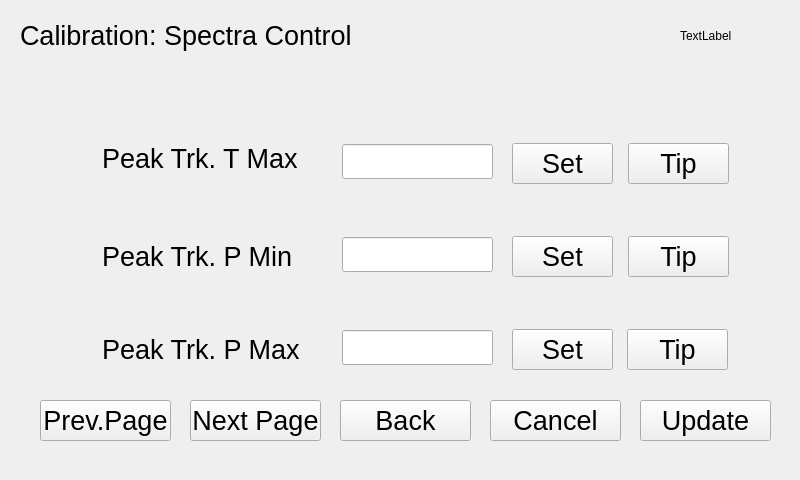
<?xml version="1.0" encoding="UTF-8"?>
<ui version="4.0">
 <class>spectrumSelfRegulateDlg3</class>
 <widget class="QWidget" name="spectrumSelfRegulateDlg3">
  <property name="geometry">
   <rect>
    <x>0</x>
    <y>0</y>
    <width>800</width>
    <height>480</height>
   </rect>
  </property>
  <property name="windowTitle">
   <string>Form</string>
  </property>
  <widget class="QLabel" name="label">
   <property name="geometry">
    <rect>
     <x>20</x>
     <y>10</y>
     <width>381</width>
     <height>51</height>
    </rect>
   </property>
   <property name="text">
    <string>&lt;html&gt;&lt;head/&gt;&lt;body&gt;&lt;p&gt;&lt;span style=&quot; font-size:20pt;&quot;&gt;Calibration:  Spectra Control&lt;/span&gt;&lt;/p&gt;&lt;/body&gt;&lt;/html&gt;</string>
   </property>
  </widget>
  <widget class="QLabel" name="label_2">
   <property name="geometry">
    <rect>
     <x>102</x>
     <y>133</y>
     <width>201</width>
     <height>51</height>
    </rect>
   </property>
   <property name="text">
    <string>&lt;html&gt;&lt;head/&gt;&lt;body&gt;&lt;p&gt;&lt;span style=&quot; font-size:20pt;&quot;&gt;Peak Trk. T Max&lt;/span&gt;&lt;/p&gt;&lt;/body&gt;&lt;/html&gt;</string>
   </property>
  </widget>
  <widget class="QLabel" name="label_3">
   <property name="geometry">
    <rect>
     <x>102</x>
     <y>236</y>
     <width>211</width>
     <height>41</height>
    </rect>
   </property>
   <property name="text">
    <string>&lt;html&gt;&lt;head/&gt;&lt;body&gt;&lt;p&gt;&lt;span style=&quot; font-size:20pt;&quot;&gt;Peak Trk. P Min&lt;/span&gt;&lt;/p&gt;&lt;/body&gt;&lt;/html&gt;</string>
   </property>
  </widget>
  <widget class="QLabel" name="label_4">
   <property name="geometry">
    <rect>
     <x>102</x>
     <y>329</y>
     <width>260</width>
     <height>41</height>
    </rect>
   </property>
   <property name="text">
    <string>&lt;html&gt;&lt;head/&gt;&lt;body&gt;&lt;p&gt;&lt;span style=&quot; font-size:20pt;&quot;&gt;Peak Trk. P Max&lt;/span&gt;&lt;/p&gt;&lt;/body&gt;&lt;/html&gt;</string>
   </property>
  </widget>
  <widget class="QLineEdit" name="PkTrkTHigh_lineEdit">
   <property name="geometry">
    <rect>
     <x>342</x>
     <y>144</y>
     <width>151</width>
     <height>35</height>
    </rect>
   </property>
   <property name="font">
    <font>
     <pointsize>20</pointsize>
    </font>
   </property>
  </widget>
  <widget class="QLineEdit" name="PkTrkPLow_lineEdit">
   <property name="geometry">
    <rect>
     <x>342</x>
     <y>237</y>
     <width>151</width>
     <height>35</height>
    </rect>
   </property>
   <property name="font">
    <font>
     <pointsize>20</pointsize>
    </font>
   </property>
  </widget>
  <widget class="QLineEdit" name="PkTrkPHigh_lineEdit">
   <property name="geometry">
    <rect>
     <x>342</x>
     <y>330</y>
     <width>151</width>
     <height>35</height>
    </rect>
   </property>
   <property name="font">
    <font>
     <pointsize>20</pointsize>
    </font>
   </property>
  </widget>
  <widget class="QPushButton" name="findpeakmaximumtreperatureTip">
   <property name="geometry">
    <rect>
     <x>628</x>
     <y>143</y>
     <width>101</width>
     <height>41</height>
    </rect>
   </property>
   <property name="font">
    <font>
     <pointsize>20</pointsize>
    </font>
   </property>
   <property name="text">
    <string>Tip</string>
   </property>
  </widget>
  <widget class="QPushButton" name="findpeakminimumpressureTip">
   <property name="geometry">
    <rect>
     <x>628</x>
     <y>236</y>
     <width>101</width>
     <height>41</height>
    </rect>
   </property>
   <property name="font">
    <font>
     <pointsize>20</pointsize>
    </font>
   </property>
   <property name="text">
    <string>Tip</string>
   </property>
  </widget>
  <widget class="QPushButton" name="findpeakmaximumpressureTip">
   <property name="geometry">
    <rect>
     <x>627</x>
     <y>329</y>
     <width>101</width>
     <height>41</height>
    </rect>
   </property>
   <property name="font">
    <font>
     <pointsize>20</pointsize>
    </font>
   </property>
   <property name="text">
    <string>Tip</string>
   </property>
  </widget>
  <widget class="QLabel" name="dateTime">
   <property name="geometry">
    <rect>
     <x>680</x>
     <y>30</y>
     <width>54</width>
     <height>12</height>
    </rect>
   </property>
   <property name="text">
    <string>TextLabel</string>
   </property>
  </widget>
  <widget class="QPushButton" name="back">
   <property name="geometry">
    <rect>
     <x>340</x>
     <y>400</y>
     <width>131</width>
     <height>41</height>
    </rect>
   </property>
   <property name="font">
    <font>
     <pointsize>20</pointsize>
    </font>
   </property>
   <property name="text">
    <string>Back</string>
   </property>
  </widget>
  <widget class="QPushButton" name="cancel">
   <property name="geometry">
    <rect>
     <x>490</x>
     <y>400</y>
     <width>131</width>
     <height>41</height>
    </rect>
   </property>
   <property name="font">
    <font>
     <pointsize>20</pointsize>
    </font>
   </property>
   <property name="text">
    <string>Cancel</string>
   </property>
  </widget>
  <widget class="QPushButton" name="pageUp">
   <property name="geometry">
    <rect>
     <x>40</x>
     <y>400</y>
     <width>131</width>
     <height>41</height>
    </rect>
   </property>
   <property name="font">
    <font>
     <pointsize>20</pointsize>
    </font>
   </property>
   <property name="text">
    <string>Prev.Page</string>
   </property>
  </widget>
  <widget class="QPushButton" name="ok">
   <property name="geometry">
    <rect>
     <x>640</x>
     <y>400</y>
     <width>131</width>
     <height>41</height>
    </rect>
   </property>
   <property name="font">
    <font>
     <pointsize>20</pointsize>
    </font>
   </property>
   <property name="text">
    <string>Update</string>
   </property>
  </widget>
  <widget class="QPushButton" name="PkTrkTHigh_change">
   <property name="geometry">
    <rect>
     <x>512</x>
     <y>143</y>
     <width>101</width>
     <height>41</height>
    </rect>
   </property>
   <property name="font">
    <font>
     <pointsize>20</pointsize>
    </font>
   </property>
   <property name="text">
    <string>Set</string>
   </property>
  </widget>
  <widget class="QPushButton" name="PkTrkPLow_change">
   <property name="geometry">
    <rect>
     <x>512</x>
     <y>236</y>
     <width>101</width>
     <height>41</height>
    </rect>
   </property>
   <property name="font">
    <font>
     <pointsize>20</pointsize>
    </font>
   </property>
   <property name="text">
    <string>Set</string>
   </property>
  </widget>
  <widget class="QPushButton" name="PkTrkPHigh_change">
   <property name="geometry">
    <rect>
     <x>512</x>
     <y>329</y>
     <width>101</width>
     <height>41</height>
    </rect>
   </property>
   <property name="font">
    <font>
     <pointsize>20</pointsize>
    </font>
   </property>
   <property name="text">
    <string>Set</string>
   </property>
  </widget>
  <widget class="QPushButton" name="pageDown">
   <property name="geometry">
    <rect>
     <x>190</x>
     <y>400</y>
     <width>131</width>
     <height>41</height>
    </rect>
   </property>
   <property name="font">
    <font>
     <pointsize>20</pointsize>
    </font>
   </property>
   <property name="text">
    <string>Next Page</string>
   </property>
  </widget>
 </widget>
 <resources/>
 <connections/>
</ui>
